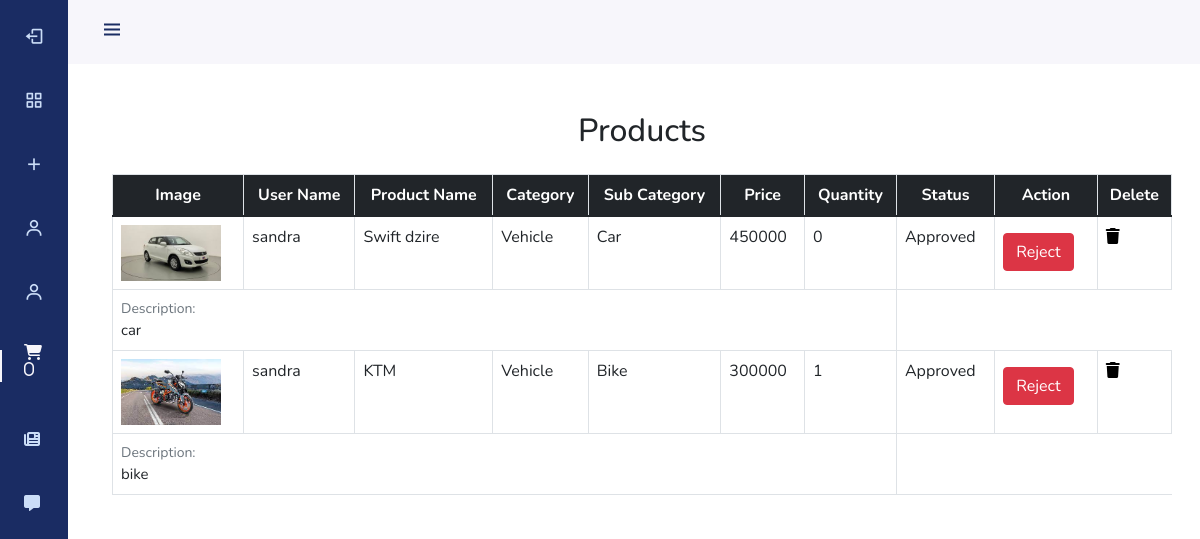
Page /showProduct (signed in) on the committed database.
### olx_management_app/models.py (models this page shows, shortened)
class Addproduct(models.Model):
    user = models.ForeignKey(User, on_delete=models.CASCADE, null=True)
    add=models.ForeignKey(Category,on_delete=models.CASCADE,null=True)
    subcategory = models.ForeignKey(SubCategory,on_delete=models.CASCADE,null=True)
    Product_name=models.CharField(max_length=255)
    description=models.CharField(max_length=255)
    year=models.IntegerField(null=True)
    qty=models.PositiveIntegerField(null=True, blank=True)
    price=models.IntegerField(null=True)
    image=models.ImageField(upload_to="images/",null=True)
    is_approved = models.BooleanField(default=False)

class Category(models.Model):
    cat_name=models.CharField(max_length=255)

class SubCategory(models.Model):
    sub_cat_name = models.CharField(max_length=255)
    cat_name = models.ForeignKey(Category, on_delete=models.CASCADE)

### olx_management_app/views.py (the view)
# urls.py: path('showProduct', views.showProduct, name='showProduct'),
@login_required(login_url='index')
def showProduct(request):
    Products = Category.objects.all()
    bk = Addproduct.objects.all()
    not_approved_chat_count = Addproduct.objects.filter(is_approved=False).count()
    print(not_approved_chat_count)
    return render(request, 'showProduct.html', {'bk': Products, 'buk': bk, 'not_approved_chat_count': not_approved_chat_count})

### templates/showProduct.html (shortened to what this page needs)
{% load static %}
<!DOCTYPE html>
<html>
<head>
    <link
            href="https://cdn.jsdelivr.net/npm/bootstrap@5.1.3/dist/css/bootstrap.min.css"
            rel="stylesheet"
    />
    <link
            href="https://cdn.jsdelivr.net/npm/boxicons@latest/css/boxicons.min.css"
            rel="stylesheet"
    />
    <link rel="stylesheet" href="https://cdnjs.cloudflare.com/ajax/libs/font-awesome/6.4.2/css/all.min.css"
/>
</head>
<body id="body-pd">
<header class="header" id="header">
    <div class="header_toggle">
        <i class="bx bx-menu" id="header-toggle"></i>
    </div>
    <div class="header_img">
        <img src="{% static 'images/giphy.gif' %}" alt=""/>
    </div>
</header>
<div class="l-navbar" id="nav-bar">
    <nav class="nav">
        <div>
            <a href="{% url 'logout1' %}" class="nav_link">
                <i class="bx bx-log-out nav_icon"></i>
            </a>
            <div class="nav_list">
                <a href="{% url 'adminhome' %}" class="nav_link ">
                    <i class="bx bx-grid-alt nav_icon"></i>
                </a>
                <a href="{% url 'addcategory' %}" class="nav_link">
                    <i class="bx bx-plus nav_icon"></i>
                </a>
                <a href="{% url 'userdetails' %}" class="nav_link">
                    <i class="bx bx-user nav_icon"></i>
                </a>
                <a href="{% url 'loginusers'  %}" class="nav_link">
                    <i class="bx bx-user nav_icon"></i>
                </a>
                <a href="{% url 'showProduct' %}" class="nav_link active">
                    <i class="fa-solid fa-cart-shopping">  <h6>{{ not_approved_chat_count }} </h6></i>
                </a>
                <a href="{% url 'payment_history' %}" class="nav_link">
                    <i class="fa-solid fa-newspaper" title="Show Product"></i>
                </a>
                <a href="{% url 'admin_feedback' %}" class="nav_link">
                    <i class="fa-solid fa-message" title="Show Product"></i>
                </a>
            </div>
        </div>
    </nav>
</div>
<div class="container mt-5">
    <h2 class="mb-4 text-center">Products</h2>
    <div class="table-responsive">
        <table class="table table-bordered">
            <thead class="bg-dark text-white text-center">
            <tr>
                <th>Image</th>
                <th>User Name</th>
                <th>Product Name</th>
                <th>Category</th>
                <th>Sub Category</th>
                <th>Price</th>
                <th>Quantity</th>
                <th>Status</th>
                <th>Action</th>
                <th>Delete</th>
            </tr>
            </thead>
            <tbody>
            {% for b in buk %}
            <tr>
                <td>
                    {% if b.image %}
                    <img src="{{ b.image.url }}" class="img-fluid" alt="Product Cover" style="max-width: 100px;">
                    {% else %}
                    <p style="height: 100px; width: 100px;"></p>
                    {% endif %}
                </td>
                <td>{{b.user}}</td>
                <td>{{ b.Product_name }}</td>
                <td>{{ b.add.cat_name }}</td>
                <td>{{ b.subcategory.sub_cat_name }}</td>
                <td>{{ b.price }}</td>
                <td>{{b.qty}}</td>
                <td> {% if not b.is_approved %}
                    Pending Approval
                    {% else %}
                    Approved
                    {% endif %}
                </td>
                <td>
                    {% if not b.is_approved %}
                    <a href="{% url 'approve_product' b.id %}">
                        <button type="button" class="btn btn-success btn-sm">Approve</button>&nbsp;
                        {% else %}
                        <a href="{% url 'reject_product' b.id %}">
                            <button type="button" class="btn btn-danger mt-2">Reject</button>&nbsp;
                            {% endif %}
                </td>
                <td>
                    <a href="{% url 'delete_product_by_admin' b.id %}" style="color: black;">
                        <i class="fa fa-trash" aria-hidden="true"></i>
                    </a>
                </td>
            </tr>
            <tr>
                <td colspan="7">
                    <p class="small text-muted mb-0">Description:</p>
                    <p class="lead fw-normal mb-0" style="font-size: 15px;">{{ b.description }}</p>
                </td>
            </tr>
            {% endfor %}
            </tbody>
        </table>
    </div>
</div>
</body>
</html>

### templates/showProduct.html (style rules this page uses)
:root { --header-height: 3rem; --nav-width: 68px; --first-color: #1a2c63; --first-color-light: #cbddf7; --white-color: #f7f6fb; --body-font: "Nunito", sans-serif; --normal-font-size: 1rem; --z-fixed: 100; }
body { position: relative; margin: var(--header-height) 0 0 0; padding: 0 1rem; font-family: var(--body-font); font-size: var(--normal-font-size); transition: 0.5s; }
a { text-decoration: none; }
.header { width: 100%; height: var(--header-height); position: fixed; top: 0; left: 0; display: flex; align-items: center; justify-content: space-between; padding: 0 1rem; background-color: var(--white-color); z-index: var(--z-fixed); transition: 0.5s; }
.header_toggle { color: var(--first-color); font-size: 1.5rem; cursor: pointer; }
.header_img { width: 35px; height: 35px; display: flex; justify-content: center; border-radius: 50%; overflow: hidden; }
.header_img img { width: 40px; }
.l-navbar { position: fixed; top: 0; left: -30%; width: var(--nav-width); height: 100vh; background-color: var(--first-color); padding: 0.5rem 1rem 0 0; transition: 0.5s; z-index: var(--z-fixed); }
.nav { height: 100%; display: flex; flex-direction: column; justify-content: space-between; overflow: hidden; }
.nav_logo, .nav_link { display: grid; grid-template-columns: max-content max-content; align-items: center; column-gap: 1rem; padding: 0.5rem 0 0.5rem 1.5rem; }
.nav_link { position: relative; color: var(--first-color-light); margin-bottom: 1.5rem; transition: 0.3s; }
.nav_icon { font-size: 1.25rem; }
.active { color: var(--white-color); }
.active::before { content: ""; position: absolute; left: 0; width: 2px; height: 32px; background-color: var(--white-color); }
@media screen and (min-width: 768px) { body { margin: calc(var(--header-height) + 1rem) 0 0 0; padding-left: calc(var(--nav-width) + 2rem); } }
@media screen and (min-width: 768px) { .header { height: calc(var(--header-height) + 1rem); padding: 0 2rem 0 calc(var(--nav-width) + 2rem); } }
@media screen and (min-width: 768px) { .header_img { width: 40px; height: 40px; } }
@media screen and (min-width: 768px) { .header_img img { width: 45px; } }
@media screen and (min-width: 768px) { .l-navbar { left: 0; padding: 1rem 1rem 0 0; } }

### rows in the picture
Addproduct: image (picture), user "sandra", Product_name "Swift dzire", add.cat_name "Vehicle", subcategory.sub_cat_name "Car", price "450000", qty "0", is_approved "Approved", description "car"
Addproduct: image (picture), user "sandra", Product_name "KTM", add.cat_name "Vehicle", subcategory.sub_cat_name "Bike", price "300000", qty "1", is_approved "Approved", description "bike"

### other values in the picture
{{ not_approved_chat_count }} "0"
